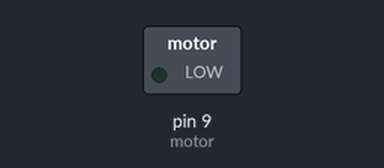
Bench run of a sketch on a simulated Arduino Uno, built with avr-gcc and run on an emulated ATmega328P. Shown: switched loads named in the sketch (green lamp = pin HIGH).

Above: at 0.15 s.
Timing chart, 0 to 1.6 s (numbered marks = the images above):
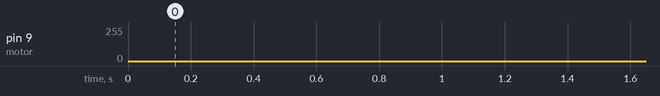

The sketch:

motor.ino
```cpp
int motor = 9;

void setup() {
  // put your setup code here, to run once:
  pinMode(motor,OUTPUT);
}

void loop() {
  // put your main code here, to run repeatedly:
  for(int i = 0; i<255; i++){
    analogWrite(motor, i);
    delay(5);
  }
  for(int i = 255; i>0; i--){
  analogWrite(motor, i);
  delay(5);
}

}
```
